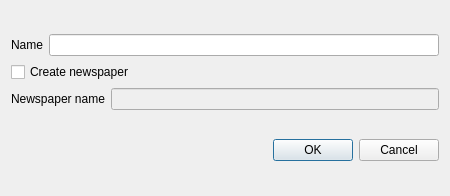
<?xml version="1.0" encoding="UTF-8"?>
<ui version="4.0">
 <class>Form</class>
 <widget class="QWidget" name="Form">
  <property name="geometry">
   <rect>
    <x>0</x>
    <y>0</y>
    <width>450</width>
    <height>196</height>
   </rect>
  </property>
  <property name="windowTitle">
   <string>New peer</string>
  </property>
  <layout class="QGridLayout" name="gridLayout">
   <item row="0" column="0">
    <layout class="QVBoxLayout" name="verticalLayout">
     <item>
      <layout class="QHBoxLayout" name="horizontalLayout">
       <item>
        <widget class="QLabel" name="label_name">
         <property name="text">
          <string>Name</string>
         </property>
        </widget>
       </item>
       <item>
        <widget class="QLineEdit" name="lineEdit_name"/>
       </item>
      </layout>
     </item>
     <item>
      <widget class="QCheckBox" name="checkBox_create_newspaper">
       <property name="text">
        <string>Create newspaper</string>
       </property>
       <property name="tristate">
        <bool>false</bool>
       </property>
      </widget>
     </item>
     <item>
      <layout class="QHBoxLayout" name="horizontalLayout_2">
       <item>
        <widget class="QLabel" name="label_newspaper_name">
         <property name="text">
          <string>Newspaper name</string>
         </property>
        </widget>
       </item>
       <item>
        <widget class="QLineEdit" name="lineEdit_newspaper_name">
         <property name="enabled">
          <bool>false</bool>
         </property>
         <property name="cursor">
          <cursorShape>ForbiddenCursor</cursorShape>
         </property>
        </widget>
       </item>
      </layout>
     </item>
    </layout>
   </item>
   <item row="1" column="0">
    <widget class="QDialogButtonBox" name="buttonBox">
     <property name="standardButtons">
      <set>QDialogButtonBox::Cancel|QDialogButtonBox::Ok</set>
     </property>
    </widget>
   </item>
  </layout>
 </widget>
 <resources/>
 <connections/>
</ui>
